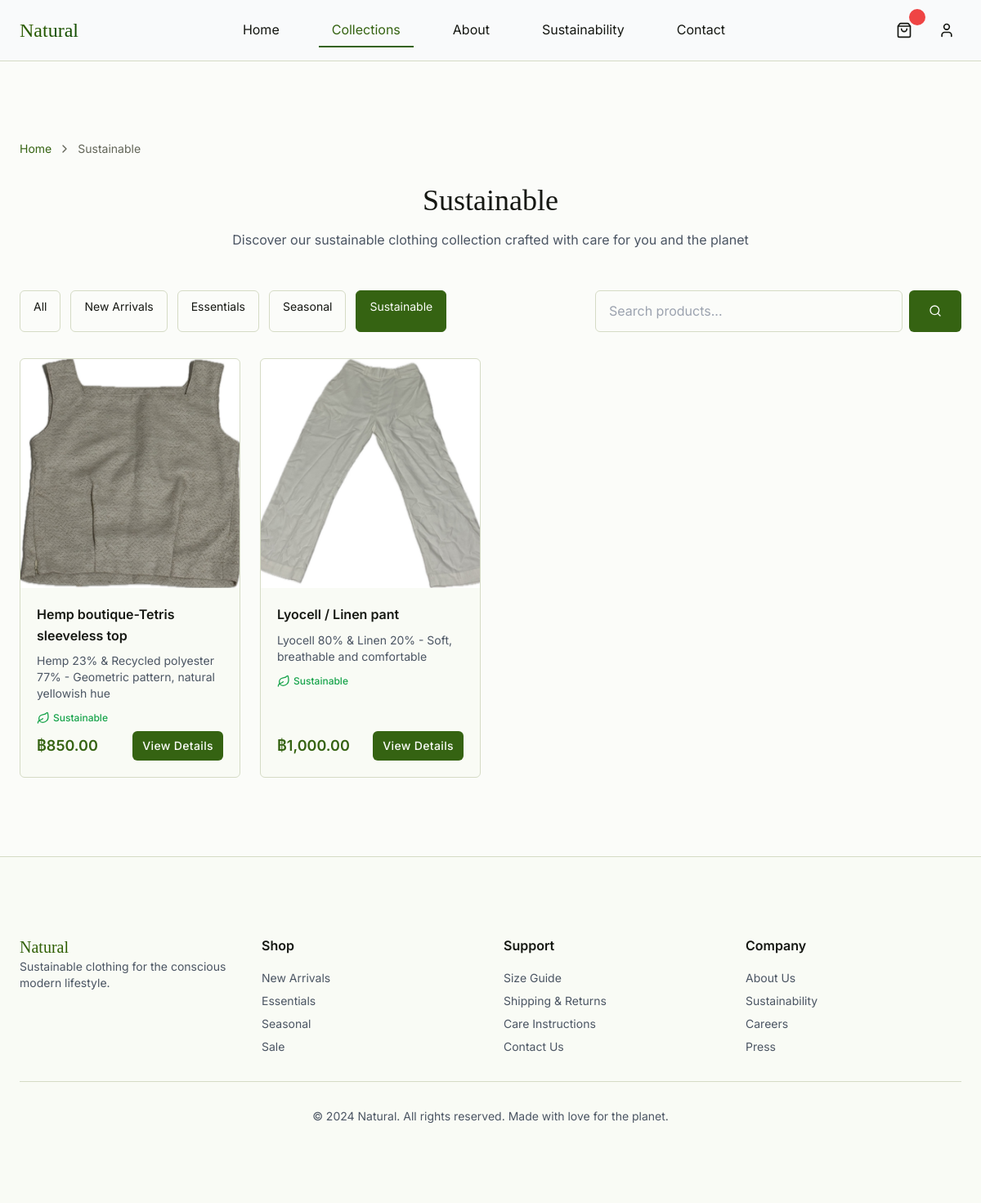
The page /.superdesign/design_iterations/collections.php?category=sustainable on the database its author committed.
### tables this page shows
CREATE TABLE products (
    id INT PRIMARY KEY AUTO_INCREMENT,
    name VARCHAR(255) NOT NULL,
    slug VARCHAR(255) UNIQUE NOT NULL,
    description TEXT,
    short_description VARCHAR(500),
    sku VARCHAR(100) UNIQUE NOT NULL,
    price DECIMAL(10,2) NOT NULL,
    compare_at_price DECIMAL(10,2),
    cost_price DECIMAL(10,2),
    currency VARCHAR(3) DEFAULT 'THB',
    weight DECIMAL(8,2),
    dimensions VARCHAR(100),  
    material_composition TEXT,
    care_instructions TEXT,
    sustainability_info TEXT,
    is_active BOOLEAN DEFAULT TRUE,
    is_featured BOOLEAN DEFAULT FALSE,
    is_sustainable BOOLEAN DEFAULT FALSE,
    stock_quantity INT DEFAULT 0,
    low_stock_threshold INT DEFAULT 5,
    track_inventory BOOLEAN DEFAULT TRUE,
    allow_backorder BOOLEAN DEFAULT FALSE,
    meta_title VARCHAR(255),
    meta_description VARCHAR(500),
    created_at TIMESTAMP DEFAULT CURRENT_TIMESTAMP,
    updated_at TIMESTAMP DEFAULT CURRENT_TIMESTAMP ON UPDATE CURRENT_TIMESTAMP
);

### .superdesign/design_iterations/collections.php (the view, shortened to what the rows shown need)
<?php
require_once __DIR__ . '/api/Database.php';
require_once __DIR__ . '/config.php';
$productManager = new ProductManager();
$category = $_GET['category'] ?? null;
$search = $_GET['search'] ?? null;
$limit = isset($_GET['limit']) ? (int)$_GET['limit'] : 12;
$offset = isset($_GET['offset']) ? (int)$_GET['offset'] : 0;
if ($search) {
    $products = $productManager->searchProducts($search, $limit);
    $pageTitle = "Search Results for \"" . htmlspecialchars($search ?? '') . "\"";
} elseif ($category) {
    $products = $productManager->getProductsByCategory($category, $limit);
    $pageTitle = ucfirst(str_replace('-', ' ', $category));
} else {
    $products = $productManager->getAllProducts($limit, $offset);
    $pageTitle = "All Collections";
}
?>
<!DOCTYPE html>
<html lang="en">
<head>
    <script src="https://cdn.tailwindcss.com"></script>
    <link rel="stylesheet" href="natural_theme_1.css">
</head>
<body style="font-family: var(--font-sans); background: var(--background); color: var(--foreground); line-height: 1.6;">
    <header class="sticky top-0 z-50" style="background: rgba(249, 250, 251, 0.95); backdrop-filter: blur(10px); border-bottom: 1px solid var(--border);">
        <nav class="container-custom py-4">
            <div class="flex items-center justify-between">
                <div class="flex items-center">
                    <h1 class="text-2xl font-serif font-light natural-text-gradient">Natural</h1>
                </div>
            </div>
        </nav>
    </header>
    <main class="section-padding">
        <div class="container-custom">
            <div class="text-center mb-12">
                <h1 class="text-4xl font-serif font-light mb-4"><?php echo htmlspecialchars($pageTitle); ?></h1>
            </div>
            <div class="grid-consistent grid-4 fade-in" id="products-grid">
                <?php if (empty($products)): ?>
                    <div class="col-span-full text-center py-12">
                        <i data-lucide="search-x" class="w-16 h-16 mx-auto mb-4 text-gray-400"></i>
                        <h3 class="text-xl font-semibold mb-2">No products found</h3>
                        <p class="text-gray-600 mb-6">
                            <?php if ($search): ?>
                                Try adjusting your search terms or browse all collections
                            <?php else: ?>
                                Check back soon for new arrivals in this category
                            <?php endif; ?>
                        </p>
                        <a href="collections.php" class="btn-primary">Browse All Collections</a>
                    </div>
                <?php else: ?>
                    <?php foreach ($products as $product):
                        $primaryImage = $product['primary_image'] ?: 'https://via.placeholder.com/400x500?text=No+Image';
                    ?>
                        <div class="card-consistent" data-product-id="<?php echo $product['id']; ?>">
                            <div class="product-image">
                                <img src="<?php echo htmlspecialchars($primaryImage); ?>"
                                     alt="<?php echo htmlspecialchars($product['name']); ?>"
                                     class="img-cover">
                            </div>
                            <div class="product-content">
                                <div>
                                    <h3 class="font-semibold mb-2"><?php echo htmlspecialchars($product['name']); ?></h3>
                                    <p class="text-sm text-gray-600 mb-3"><?php echo htmlspecialchars($product['short_description']); ?></p>
                                    <?php if ($product['is_sustainable']): ?>
                                        <div class="flex items-center gap-1 mb-2">
                                            <i data-lucide="leaf" class="w-4 h-4 text-green-600"></i>
                                            <span class="text-xs text-green-600 font-medium">Sustainable</span>
                                        </div>
                                    <?php endif; ?>
                                </div>
                                <div class="flex justify-between items-center">
                                    <div>
                                        <span class="font-semibold text-lg" style="color: var(--primary);">
                                            <?php echo formatPrice($product['price'], $product['currency']); ?>
                                        </span>
                                    </div>
                                    <div class="flex gap-2">
                                        <a href="product_detail.php?id=<?php echo $product['id']; ?>" class="btn-primary text-sm px-3 py-2 w-full text-center">
                                            View Details
                                        </a>
                                    </div>
                                </div>
                            </div>
                        </div>
                    <?php endforeach; ?>
                <?php endif; ?>
            </div>
        </div>
    </main>
</body>
</html>

### rows shown on the page
products: shows a picture, name "Hemp boutique-Tetris sleeveless top", short_description "Hemp 23% & Recycled polyester 77% - Geometric pattern, natural yellowish hue", is_sustainable 1 (drawn), formatPrice($product['price'], $product['currency']) "฿850.00"
products: shows a picture, name "Lyocell / Linen pant", short_description "Lyocell 80% & Linen 20% - Soft, breathable and comfortable", is_sustainable 1 (drawn), formatPrice($product['price'], $product['currency']) "฿1,000.00"

### other values the page prints
$pageTitle "Sustainable"
